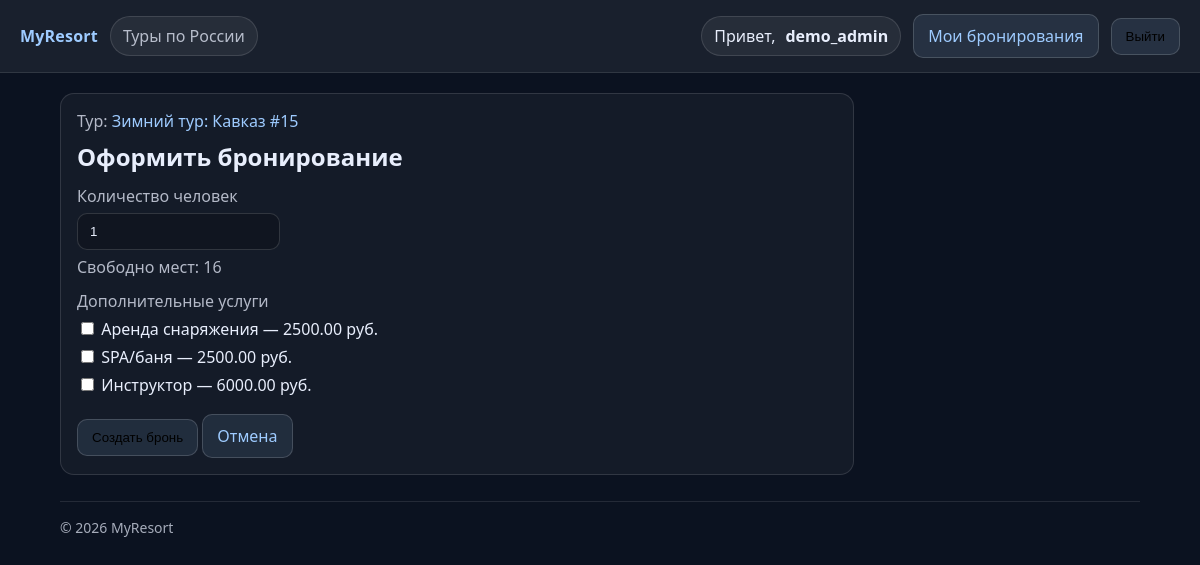
The page /tours/16/book/ (signed in) on the database as committed earlier.
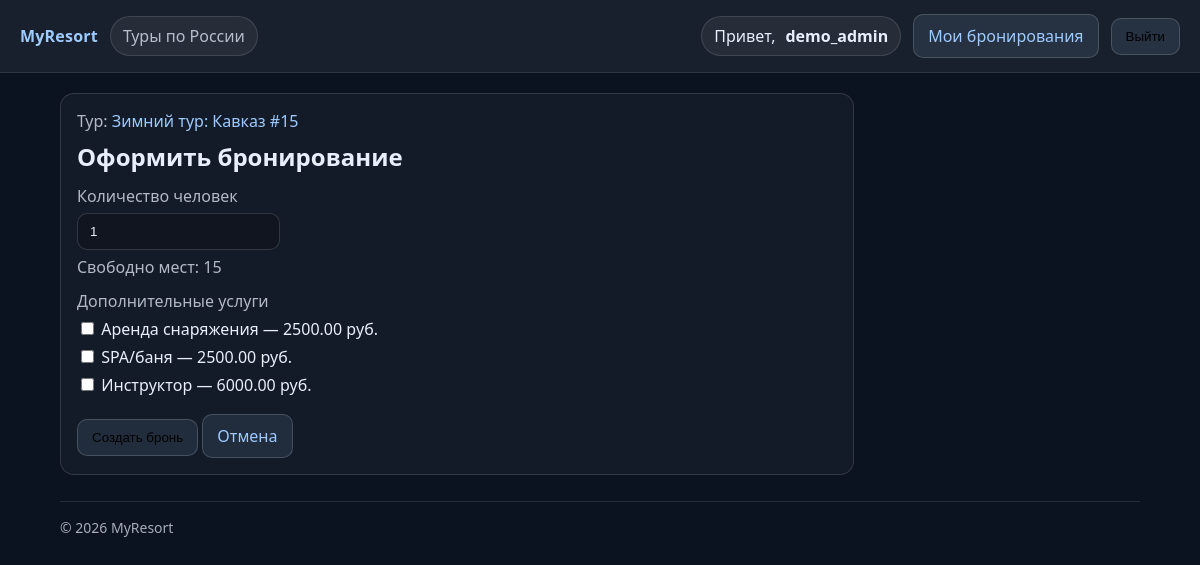
The same page on the database as committed later.
### resorts/models.py (models this page shows, shortened)
class Tour(models.Model):
    DIFFICULTY_CHOICES = [
        ("beginner", "Начинающий"),
        ("intermediate", "Средний"),
        ("advanced", "Продвинутый"),
        ("expert", "Эксперт"),
    ]
    title = models.CharField(max_length=200, verbose_name="Название тура")
    description = models.TextField(verbose_name="Описание", blank=True)
    location = models.CharField(
        max_length=150,
        blank=True,
        verbose_name="Локация/направление",
    )
    difficulty_level = models.CharField(
        max_length=20,
        choices=DIFFICULTY_CHOICES,
        default="intermediate",
        verbose_name="Уровень сложности",
    )
    start_date = models.DateField(verbose_name="Дата начала")
    end_date = models.DateField(verbose_name="Дата окончания")
    price = models.DecimalField(
        max_digits=10,
        decimal_places=2,
        verbose_name="Стоимость тура (руб.)",
    )
    capacity = models.PositiveIntegerField(
        default=20,
        verbose_name="Максимальное количество человек",
    )
    main_image = models.ImageField(
        upload_to="tours/",
        null=True,
        blank=True,
        verbose_name="Главное изображение",
    )
    created_at = models.DateTimeField(auto_now_add=True, verbose_name="Дата создания")
    updated_at = models.DateTimeField(auto_now=True, verbose_name="Дата обновления")
    created_by = models.ForeignKey(
        User,
        on_delete=models.SET_NULL,
        null=True,
        blank=True,
        related_name="created_tours",
        verbose_name="Кто создал",
    )
    objects = TourManager()
    class Meta:
        verbose_name = "Тур"
        verbose_name_plural = "Туры"
        ordering = ["-start_date", "-id"]
    def get_absolute_url(self):
        return reverse("resorts:tour_detail", kwargs={"pk": self.pk})
    @property
    def booked_people(self) -> int:
        return (
            self.bookings.exclude(status="cancelled")
            .aggregate(total=models.Sum("people_count"))
            .get("total")
            or 0
        )
    @property
    def free_places(self) -> int:
        return max(0, int(self.capacity) - int(self.booked_people))

### resorts/views.py (the view)
# urls.py: path("tours/<int:pk>/book/", views.booking_create, name="booking_create"),
@login_required
def booking_create(request, pk: int):
    tour = get_object_or_404(Tour, pk=pk)
    if request.method == "POST":
        form = BookingCreateForm(request.POST, tour=tour)
        if form.is_valid():
            booking: Booking = form.save(commit=False)
            booking.user = request.user
            booking.tour = tour
            booking.status = "new"
            booking.full_clean()
            booking.save()
            form.instance = booking
            form.save_m2m()
            return redirect("resorts:my_bookings")
    else:
        form = BookingCreateForm(tour=tour)
    return render(
        request,
        "resorts/booking_form.html",
        {"tour": tour, "form": form},
    )

### resorts/forms.py (shortened to what this page needs)
class BookingCreateForm(forms.ModelForm):
    services = forms.ModelMultipleChoiceField(
        queryset=Service.objects.none(),
        required=False,
        widget=forms.CheckboxSelectMultiple,
        label="Дополнительные услуги",
    )
    class Meta:
        model = Booking
        fields = ("people_count", "services")
        widgets = {
            "people_count": forms.NumberInput(
                attrs={
                    "min": 1,
                    "placeholder": "Например: 2",
                }
            ),
        }
    def __init__(self, *args, tour=None, **kwargs):
        super().__init__(*args, **kwargs)
        self.tour = tour
        if tour is not None:
            self.fields["services"].queryset = Service.objects.filter(tour=tour).order_by("price")

### resorts/models.py (called while the page is built)
    def get_queryset(self):
        return TourQuerySet(self.model, using=self._db)

    def __str__(self):
        return f"{self.name} — {self.price} руб."

### resorts/templatetags/resort_tags.py (called while the page is built)
@register.simple_tag
def current_year():
    return timezone.localdate().year

### resorts/templates/resorts/booking_form.html (shortened to what this page needs)
{% extends "resorts/base.html" %}
{% block content %}
  <div class="card" style="max-width: 760px;">
    <div class="muted">Тур: <a href="{{ tour.get_absolute_url }}">{{ tour.title }}</a></div>
    <h2 style="margin: 8px 0 12px 0;">
      {% if booking %}Редактировать бронирование{% else %}Оформить бронирование{% endif %}
    </h2>
    <form method="post">
      <div style="margin-bottom: 12px;">
        <label class="muted">{{ form.people_count.label }}</label><br>
        {{ form.people_count }}
        <div class="muted" style="margin-top:6px;">Свободно мест: {{ tour.free_places }}</div>
      </div>
      <div style="margin-bottom: 12px;">
        <label class="muted">{{ form.services.label }}</label><br>
        {{ form.services }}
      </div>
      <button class="btn" type="submit">
        {% if booking %}Сохранить изменения{% else %}Создать бронь{% endif %}
      </button>
      <a class="btn" href="{% url 'resorts:my_bookings' %}">Отмена</a>
    </form>
  </div>
{% endblock %}

Rows that differ between the two databases and show on the page:
changed Tour "Зимний тур: Кавказ #15": free_places "16" → "15"
